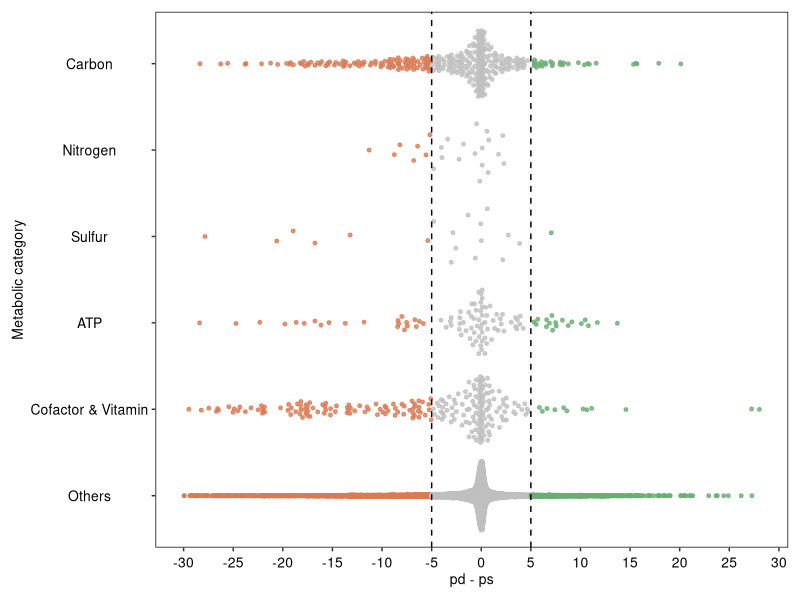

The R script that drew this image:
library(ggbeeswarm)
library(dplyr)
library(ggplot2)

setwd("/Users/qiqi/2work/Meer-1/code/functional_gene_quasi_plot")
#we replace the values in column “cat” in "input2_0728.csv" to "input3_0812_v1.csv".
##replace  "Central carbohydrate metabolism","Other carbonhydrate metabolism","Aromatic degradation","Aromatic amino acid metabolism","Carbon fixation" to "Carbon".
## replace "Nitrogen metabolism" to "Nitrogen"
## replace "Sulfur metabolism" to "Sulfur"
## replace "ATP synthesis" to "ATP"
## replace "Cofactor and vitamin metabolism" to "Cofactor & Vitamin"
## replace other not mentioned values to "Others"

data4<- read.csv(file = "input3_0812_v1.csv")
colnames(data4)
unique(data4$cat)
data4$cat<-factor(data4$cat,levels=rev(c("Carbon","Nitrogen","Sulfur","ATP","Cofactor & Vitamin","Others")))
data4$cat<-factor(data4$cat,levels=rev(c("Carbon","Nitrogen","Sulfur","ATP","Cofactor & Vitamin","Others")))


data5<-tibble(data4) %>%
  mutate(CAT_COLOR = case_when(
    difference.deter.stocha > 5~"deter", 
    difference.deter.stocha > -5~"median",
    .default = "stochas")) 
#head(data5)
#unique(data5$cat)
data5$CAT_COLOR<-factor(data5$CAT_COLOR,levels=c("deter","median","stochas"))
data5<-data5[data5$difference.deter.stocha>-30,]

data6<-data5[data5$difference.deter.stocha>-30,]###deleet values smaller than -30
data6$CAT_COLOR<-factor(data6$CAT_COLOR,levels=c("deter","median","stochas"))

bp<-ggplot(data6, aes(x=difference.deter.stocha, y=cat)) +
  
  geom_quasirandom(alpha=0.8,aes(colour=CAT_COLOR),size=1)+
  labs(y = "Metabolic category", x = "pd - ps")+
  xlim(-30,30)+ 
  geom_vline(xintercept=-5,linetype=2)+
  geom_vline(xintercept=5,linetype=2)+
  scale_color_manual(values = c("#6CAD74","#BFBFBF","#D97B54"))+
  scale_x_continuous(breaks=seq(-30,30,by=5))+
  theme(axis.text.x=element_text(vjust = 0.5,hjust = 0.5,size = 10,family = "sans",angle = 0,color = "black"),
        axis.text.y=element_text(vjust = 0.5,hjust = 0.5,size = 10,family = "sans",color = "black"),
        axis.title=element_text(vjust = 0.5,hjust = 0.5,size = 10,family = "sans",color = "black"),
        panel.grid.minor=element_blank(),
        panel.grid.major=element_blank(),
        legend.position="none",
        panel.background = element_blank(),
        panel.border = element_rect(colour = "black",fill = NA),
        
        legend.text=element_text(vjust = 0.5,hjust = 0.5,size = 10,family = "sans"),
        legend.title=element_text(vjust = 0.5,hjust = 0.5,size = 10,family = "sans"),
        legend.background=element_rect(fill = NULL,colour = "white"),
        
        plot.background=element_blank(),
        strip.text.x=element_text(face = "bold",size=12,color="black"),
        strip.background = element_rect(colour = "black", fill = "white",size = 1,linetype="solid"),
        plot.margin = margin(t=0.3,r=0.3,b=0.3,l=0.3,unit="cm"))
ggsave(filename = paste0("geom_quasi2_0816_v4_30_302.pdf"),plot = bp, width = 6.5, height = 3.5, dpi = 600)
